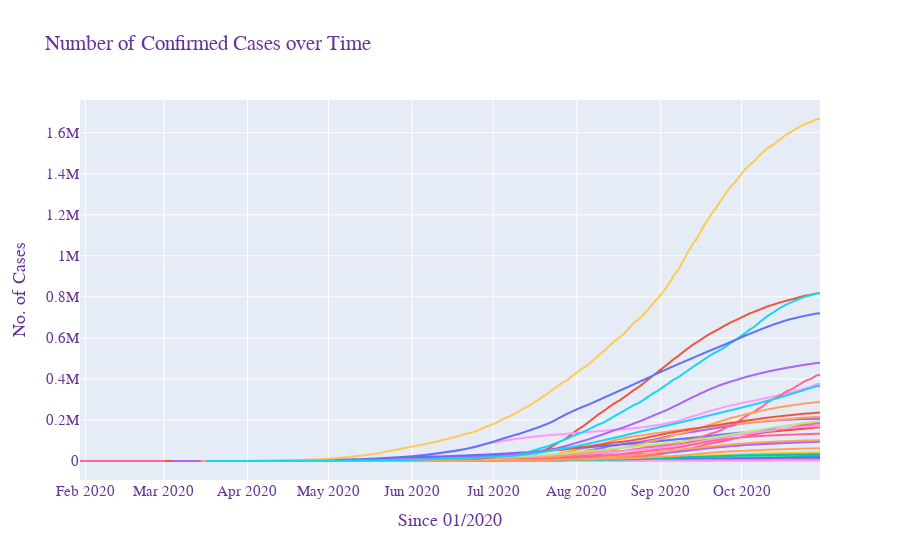

The cell this chart's notebook holds for it:
### Markdown cell above
> # Line Plot Comparison

### Code cell
fig=px.line(df,
              x='Date', y='Confirmed', color='State',
              title='India_Growth')
fig.update_layout(
    title="Number of Confirmed Cases over Time",
    xaxis_title="Since 01/2020",
    yaxis_title="No. of Cases",
    font=dict(
        family="Courier New, monospace",
        size=15,
        color="RebeccaPurple"
    ),
    showlegend=False
)
fig.show()

### Figure 1 — Plotly figure (JSON) as saved in the notebook; plotly's stock layout.template omitted (floating-point values rounded to 4 significant figures; data arrays with more than 128 entries replaced by an {"elided": "..."} marker saying what was removed)
{"data": [{"hovertemplate": "State=Andaman and Nicobar Islands<br>Date=%{x}<br>Confirmed=%{y}<extra></extra>", "legendgroup": "Andaman and Nicobar Islands", "line": {"color": "#636efa", "dash": "solid"}, "mode": "lines", "name": "Andaman and Nicobar Islands", "showlegend": true, "type": "scattergl", "x": {"elided": "219 str values"}, "xaxis": "x", "y": {"elided": "219 int values"}, "yaxis": "y"}, {"hovertemplate": "State=Andhra Pradesh<br>Date=%{x}<br>Confirmed=%{y}<extra></extra>", "legendgroup": "Andhra Pradesh", "line": {"color": "#EF553B", "dash": "solid"}, "mode": "lines", "name": "Andhra Pradesh", "showlegend": true, "type": "scattergl", "x": {"elided": "233 str values"}, "xaxis": "x", "y": {"elided": "233 int values"}, "yaxis": "y"}, {"hovertemplate": "State=Arunachal Pradesh<br>Date=%{x}<br>Confirmed=%{y}<extra></extra>", "legendgroup": "Arunachal Pradesh", "line": {"color": "#00cc96", "dash": "solid"}, "mode": "lines", "name": "Arunachal Pradesh", "showlegend": true, "type": "scattergl", "x": {"elided": "212 str values"}, "xaxis": "x", "y": {"elided": "212 int values"}, "yaxis": "y"}, {"hovertemplate": "State=Assam<br>Date=%{x}<br>Confirmed=%{y}<extra></extra>", "legendgroup": "Assam", "line": {"color": "#ab63fa", "dash": "solid"}, "mode": "lines", "name": "Assam", "showlegend": true, "type": "scattergl", "x": {"elided": "214 str values"}, "xaxis": "x", "y": {"elided": "214 int values"}, "yaxis": "y"}, {"hovertemplate": "State=Bihar<br>Date=%{x}<br>Confirmed=%{y}<extra></extra>", "legendgroup": "Bihar", "line": {"color": "#FFA15A", "dash": "solid"}, "mode": "lines", "name": "Bihar", "showlegend": true, "type": "scattergl", "x": {"elided": "223 str values"}, "xaxis": "x", "y": {"elided": "223 int values"}, "yaxis": "y"}, {"hovertemplate": "State=Chandigarh<br>Date=%{x}<br>Confirmed=%{y}<extra></extra>", "legendgroup": "Chandigarh", "line": {"color": "#19d3f3", "dash": "solid"}, "mode": "lines", "name": "Chandigarh", "showlegend": true, "type": "scattergl", "x": {"elided": "226 str values"}, "xaxis": "x", "y": {"elided": "226 int values"}, "yaxis": "y"}, {"hovertemplate": "State=Chhattisgarh<br>Date=%{x}<br>Confirmed=%{y}<extra></extra>", "legendgroup": "Chhattisgarh", "line": {"color": "#FF6692", "dash": "solid"}, "mode": "lines", "name": "Chhattisgarh", "showlegend": true, "type": "scattergl", "x": {"elided": "226 str values"}, "xaxis": "x", "y": {"elided": "226 int values"}, "yaxis": "y"}, {"hovertemplate": "State=Dadra and Nagar Haveli and Daman and Diu<br>Date=%{x}<br>Confirmed=%{y}<extra></extra>", "legendgroup": "Dadra and Nagar Haveli and Daman and Diu", "line": {"color": "#B6E880", "dash": "solid"}, "mode": "lines", "name": "Dadra and Nagar Haveli and Daman and Diu", "showlegend": true, "type": "scattergl", "x": {"elided": "205 str values"}, "xaxis": "x", "y": {"elided": "205 int values"}, "yaxis": "y"}, {"hovertemplate": "State=Delhi<br>Date=%{x}<br>Confirmed=%{y}<extra></extra>", "legendgroup": "Delhi", "line": {"color": "#FF97FF", "dash": "solid"}, "mode": "lines", "name": "Delhi", "showlegend": true, "type": "scattergl", "x": {"elided": "243 str values"}, "xaxis": "x", "y": {"elided": "243 int values"}, "yaxis": "y"}, {"hovertemplate": "State=Goa<br>Date=%{x}<br>Confirmed=%{y}<extra></extra>", "legendgroup": "Goa", "line": {"color": "#FECB52", "dash": "solid"}, "mode": "lines", "name": "Goa", "showlegend": true, "type": "scattergl", "x": {"elided": "220 str values"}, "xaxis": "x", "y": {"elided": "220 int values"}, "yaxis": "y"}, {"hovertemplate": "State=Gujarat<br>Date=%{x}<br>Confirmed=%{y}<extra></extra>", "legendgroup": "Gujarat", "line": {"color": "#636efa", "dash": "solid"}, "mode": "lines", "name": "Gujarat", "showlegend": true, "type": "scattergl", "x": {"elided": "226 str values"}, "xaxis": "x", "y": {"elided": "226 int values"}, "yaxis": "y"}, {"hovertemplate": "State=Haryana<br>Date=%{x}<br>Confirmed=%{y}<extra></extra>", "legendgroup": "Haryana", "line": {"color": "#EF553B", "dash": "solid"}, "mode": "lines", "name": "Haryana", "showlegend": true, "type": "scattergl", "x": {"elided": "241 str values"}, "xaxis": "x", "y": {"elided": "241 int values"}, "yaxis": "y"}, {"hovertemplate": "State=Himachal Pradesh<br>Date=%{x}<br>Confirmed=%{y}<extra></extra>", "legendgroup": "Himachal Pradesh", "line": {"color": "#00cc96", "dash": "solid"}, "mode": "lines", "name": "Himachal Pradesh", "showlegend": true, "type": "scattergl", "x": {"elided": "231 str values"}, "xaxis": "x", "y": {"elided": "231 int values"}, "yaxis": "y"}, {"hovertemplate": "State=Jammu and Kashmir<br>Date=%{x}<br>Confirmed=%{y}<extra></extra>", "legendgroup": "Jammu and Kashmir", "line": {"color": "#ab63fa", "dash": "solid"}, "mode": "lines", "name": "Jammu and Kashmir", "showlegend": true, "type": "scattergl", "x": {"elided": "236 str values"}, "xaxis": "x", "y": {"elided": "236 int values"}, "yaxis": "y"}, {"hovertemplate": "State=Jharkhand<br>Date=%{x}<br>Confirmed=%{y}<extra></extra>", "legendgroup": "Jharkhand", "line": {"color": "#FFA15A", "dash": "solid"}, "mode": "lines", "name": "Jharkhand", "showlegend": true, "type": "scattergl", "x": {"elided": "214 str values"}, "xaxis": "x", "y": {"elided": "214 int values"}, "yaxis": "y"}, {"hovertemplate": "State=Karnataka<br>Date=%{x}<br>Confirmed=%{y}<extra></extra>", "legendgroup": "Karnataka", "line": {"color": "#19d3f3", "dash": "solid"}, "mode": "lines", "name": "Karnataka", "showlegend": true, "type": "scattergl", "x": {"elided": "236 str values"}, "xaxis": "x", "y": {"elided": "236 int values"}, "yaxis": "y"}, {"hovertemplate": "State=Kerala<br>Date=%{x}<br>Confirmed=%{y}<extra></extra>", "legendgroup": "Kerala", "line": {"color": "#FF6692", "dash": "solid"}, "mode": "lines", "name": "Kerala", "showlegend": true, "type": "scattergl", "x": {"elided": "247 str values"}, "xaxis": "x", "y": {"elided": "247 int values"}, "yaxis": "y"}, {"hovertemplate": "State=Ladakh<br>Date=%{x}<br>Confirmed=%{y}<extra></extra>", "legendgroup": "Ladakh", "line": {"color": "#B6E880", "dash": "solid"}, "mode": "lines", "name": "Ladakh", "showlegend": true, "type": "scattergl", "x": {"elided": "238 str values"}, "xaxis": "x", "y": {"elided": "238 int values"}, "yaxis": "y"}, {"hovertemplate": "State=Madhya Pradesh<br>Date=%{x}<br>Confirmed=%{y}<extra></extra>", "legendgroup": "Madhya Pradesh", "line": {"color": "#FF97FF", "dash": "solid"}, "mode": "lines", "name": "Madhya Pradesh", "showlegend": true, "type": "scattergl", "x": {"elided": "225 str values"}, "xaxis": "x", "y": {"elided": "225 int values"}, "yaxis": "y"}, {"hovertemplate": "State=Maharashtra<br>Date=%{x}<br>Confirmed=%{y}<extra></extra>", "legendgroup": "Maharashtra", "line": {"color": "#FECB52", "dash": "solid"}, "mode": "lines", "name": "Maharashtra", "showlegend": true, "type": "scattergl", "x": {"elided": "236 str values"}, "xaxis": "x", "y": {"elided": "236 int values"}, "yaxis": "y"}, {"hovertemplate": "State=Manipur<br>Date=%{x}<br>Confirmed=%{y}<extra></extra>", "legendgroup": "Manipur", "line": {"color": "#636efa", "dash": "solid"}, "mode": "lines", "name": "Manipur", "showlegend": true, "type": "scattergl", "x": {"elided": "221 str values"}, "xaxis": "x", "y": {"elided": "221 int values"}, "yaxis": "y"}, {"hovertemplate": "State=Meghalaya<br>Date=%{x}<br>Confirmed=%{y}<extra></extra>", "legendgroup": "Meghalaya", "line": {"color": "#EF553B", "dash": "solid"}, "mode": "lines", "name": "Meghalaya", "showlegend": true, "type": "scattergl", "x": {"elided": "201 str values"}, "xaxis": "x", "y": {"elided": "201 int values"}, "yaxis": "y"}, {"hovertemplate": "State=Mizoram<br>Date=%{x}<br>Confirmed=%{y}<extra></extra>", "legendgroup": "Mizoram", "line": {"color": "#00cc96", "dash": "solid"}, "mode": "lines", "name": "Mizoram", "showlegend": true, "type": "scattergl", "x": {"elided": "220 str values"}, "xaxis": "x", "y": {"elided": "220 int values"}, "yaxis": "y"}, {"hovertemplate": "State=Nagaland<br>Date=%{x}<br>Confirmed=%{y}<extra></extra>", "legendgroup": "Nagaland", "line": {"color": "#ab63fa", "dash": "solid"}, "mode": "lines", "name": "Nagaland", "showlegend": true, "type": "scattergl", "x": {"elided": "208 str values"}, "xaxis": "x", "y": {"elided": "208 int values"}, "yaxis": "y"}, {"hovertemplate": "State=Odisha<br>Date=%{x}<br>Confirmed=%{y}<extra></extra>", "legendgroup": "Odisha", "line": {"color": "#FFA15A", "dash": "solid"}, "mode": "lines", "name": "Odisha", "showlegend": true, "type": "scattergl", "x": {"elided": "229 str values"}, "xaxis": "x", "y": {"elided": "229 int values"}, "yaxis": "y"}, {"hovertemplate": "State=Puducherry<br>Date=%{x}<br>Confirmed=%{y}<extra></extra>", "legendgroup": "Puducherry", "line": {"color": "#19d3f3", "dash": "solid"}, "mode": "lines", "name": "Puducherry", "showlegend": true, "type": "scattergl", "x": {"elided": "228 str values"}, "xaxis": "x", "y": {"elided": "228 int values"}, "yaxis": "y"}, {"hovertemplate": "State=Punjab<br>Date=%{x}<br>Confirmed=%{y}<extra></extra>", "legendgroup": "Punjab", "line": {"color": "#FF6692", "dash": "solid"}, "mode": "lines", "name": "Punjab", "showlegend": true, "type": "scattergl", "x": {"elided": "236 str values"}, "xaxis": "x", "y": {"elided": "236 int values"}, "yaxis": "y"}, {"hovertemplate": "State=Rajasthan<br>Date=%{x}<br>Confirmed=%{y}<extra></extra>", "legendgroup": "Rajasthan", "line": {"color": "#B6E880", "dash": "solid"}, "mode": "lines", "name": "Rajasthan", "showlegend": true, "type": "scattergl", "x": {"elided": "242 str values"}, "xaxis": "x", "y": {"elided": "242 int values"}, "yaxis": "y"}, {"hovertemplate": "State=Sikkim<br>Date=%{x}<br>Confirmed=%{y}<extra></extra>", "legendgroup": "Sikkim", "line": {"color": "#FF97FF", "dash": "solid"}, "mode": "lines", "name": "Sikkim", "showlegend": true, "type": "scattergl", "x": {"elided": "180 str values"}, "xaxis": "x", "y": {"elided": "180 int values"}, "yaxis": "y"}, {"hovertemplate": "State=State Unassigned<br>Date=%{x}<br>Confirmed=%{y}<extra></extra>", "legendgroup": "State Unassigned", "line": {"color": "#FECB52", "dash": "solid"}, "mode": "lines", "name": "State Unassigned", "showlegend": true, "type": "scattergl", "x": ["2020-05-19T00:00:00", "2020-05-20T00:00:00", "2020-05-21T00:00:00", "2020-05-22T00:00:00", "2020-05-23T00:00:00", "2020-05-24T00:00:00", "2020-05-25T00:00:00", "2020-05-26T00:00:00", "2020-05-27T00:00:00", "2020-05-28T00:00:00", "2020-05-29T00:00:00", "2020-05-30T00:00:00", "2020-05-31T00:00:00", "2020-06-01T00:00:00", "2020-06-02T00:00:00", "2020-06-03T00:00:00", "2020-06-04T00:00:00", "2020-06-05T00:00:00", "2020-06-06T00:00:00", "2020-06-07T00:00:00", "2020-06-08T00:00:00", "2020-06-09T00:00:00", "2020-06-10T00:00:00", "2020-06-11T00:00:00", "2020-06-12T00:00:00", "2020-06-13T00:00:00", "2020-06-14T00:00:00", "2020-06-15T00:00:00", "2020-06-16T00:00:00", "2020-06-17T00:00:00", "2020-06-18T00:00:00", "2020-06-19T00:00:00", "2020-06-20T00:00:00", "2020-06-21T00:00:00", "2020-06-22T00:00:00", "2020-06-23T00:00:00", "2020-06-24T00:00:00", "2020-06-25T00:00:00", "2020-06-26T00:00:00", "2020-06-27T00:00:00", "2020-06-28T00:00:00", "2020-06-29T00:00:00", "2020-06-30T00:00:00", "2020-07-01T00:00:00", "2020-07-02T00:00:00", "2020-07-03T00:00:00", "2020-07-04T00:00:00", "2020-07-05T00:00:00", "2020-07-06T00:00:00", "2020-07-07T00:00:00", "2020-07-08T00:00:00", "2020-07-09T00:00:00", "2020-07-10T00:00:00", "2020-07-11T00:00:00", "2020-07-12T00:00:00", "2020-07-13T00:00:00", "2020-07-14T00:00:00", "2020-07-15T00:00:00", "2020-07-16T00:00:00", "2020-07-17T00:00:00", "2020-07-18T00:00:00", "2020-07-19T00:00:00"], "xaxis": "x", "y": [814, 1096, 1403, 1620, 1899, 2338, 2642, 2970, 4013, 4332, 4673, 5043, 5491, 5630, 6414, 7123, 7483, 7610, 8192, 8610, 7837, 8711, 9227, 8931, 8315, 7984, 7436, 6972, 7684, 8273, 8703, 8927, 9265, 9127, 7832, 8015, 8141, 8493, 8123, 8023, 7839, 7285, 7004, 6915, 6832, 6031, 4999, 4629, 4913, 5034, 5018, 4385, 4161, 3416, 3024, 2358, 2179, 1524, 1285, 531, 163, 0], "yaxis": "y"}, {"hovertemplate": "State=Tamil Nadu<br>Date=%{x}<br>Confirmed=%{y}<extra></extra>", "legendgroup": "Tamil Nadu", "line": {"color": "#636efa", "dash": "solid"}, "mode": "lines", "name": "Tamil Nadu", "showlegend": true, "type": "scattergl", "x": {"elided": "238 str values"}, "xaxis": "x", "y": {"elided": "238 int values"}, "yaxis": "y"}, {"hovertemplate": "State=Telangana<br>Date=%{x}<br>Confirmed=%{y}<extra></extra>", "legendgroup": "Telangana", "line": {"color": "#EF553B", "dash": "solid"}, "mode": "lines", "name": "Telangana", "showlegend": true, "type": "scattergl", "x": {"elided": "243 str values"}, "xaxis": "x", "y": {"elided": "243 int values"}, "yaxis": "y"}, {"hovertemplate": "State=Tripura<br>Date=%{x}<br>Confirmed=%{y}<extra></extra>", "legendgroup": "Tripura", "line": {"color": "#00cc96", "dash": "solid"}, "mode": "lines", "name": "Tripura", "showlegend": true, "type": "scattergl", "x": {"elided": "208 str values"}, "xaxis": "x", "y": {"elided": "208 int values"}, "yaxis": "y"}, {"hovertemplate": "State=Uttar Pradesh<br>Date=%{x}<br>Confirmed=%{y}<extra></extra>", "legendgroup": "Uttar Pradesh", "line": {"color": "#ab63fa", "dash": "solid"}, "mode": "lines", "name": "Uttar Pradesh", "showlegend": true, "type": "scattergl", "x": {"elided": "241 str values"}, "xaxis": "x", "y": {"elided": "241 int values"}, "yaxis": "y"}, {"hovertemplate": "State=Uttarakhand<br>Date=%{x}<br>Confirmed=%{y}<extra></extra>", "legendgroup": "Uttarakhand", "line": {"color": "#FFA15A", "dash": "solid"}, "mode": "lines", "name": "Uttarakhand", "showlegend": true, "type": "scattergl", "x": {"elided": "230 str values"}, "xaxis": "x", "y": {"elided": "230 int values"}, "yaxis": "y"}, {"hovertemplate": "State=West Bengal<br>Date=%{x}<br>Confirmed=%{y}<extra></extra>", "legendgroup": "West Bengal", "line": {"color": "#19d3f3", "dash": "solid"}, "mode": "lines", "name": "West Bengal", "showlegend": true, "type": "scattergl", "x": {"elided": "228 str values"}, "xaxis": "x", "y": {"elided": "228 int values"}, "yaxis": "y"}], "layout": {"font": {"color": "RebeccaPurple", "family": "Courier New, monospace", "size": 15}, "legend": {"title": {"text": "State"}, "tracegroupgap": 0}, "showlegend": false, "title": {"text": "Number of Confirmed Cases over Time"}, "xaxis": {"anchor": "y", "domain": [0.0, 1.0], "title": {"text": "Since 01/2020"}}, "yaxis": {"anchor": "x", "domain": [0.0, 1.0], "title": {"text": "No. of Cases"}}}}
